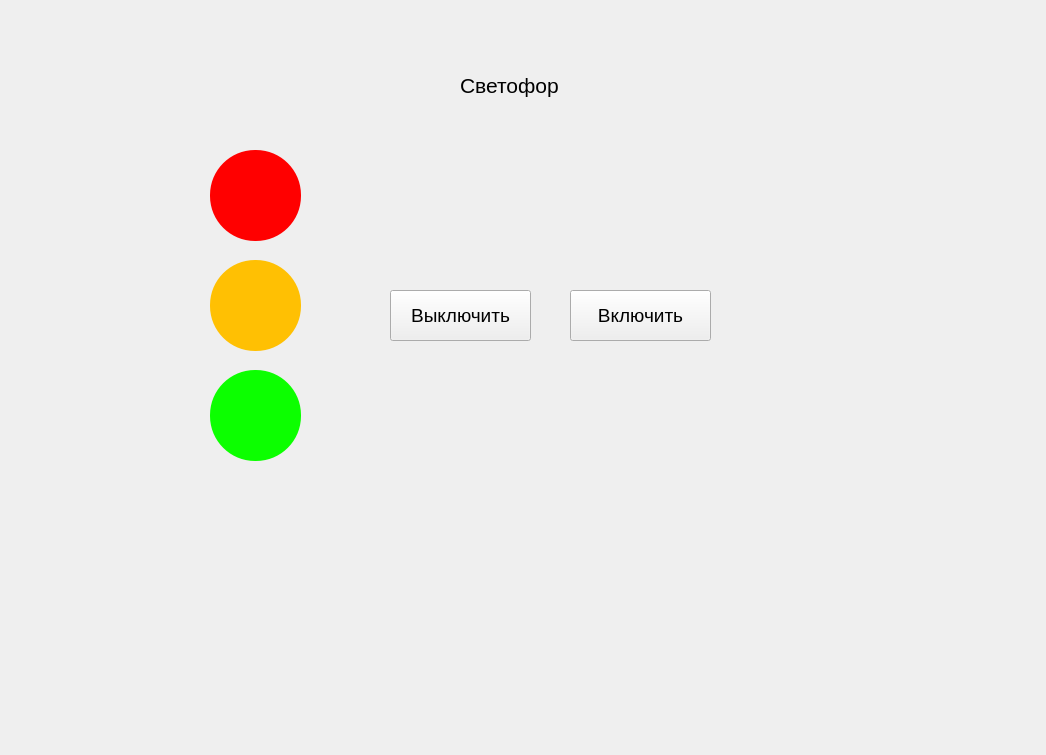
<?xml version="1.0" encoding="UTF-8"?>
<ui version="4.0">
 <class>Dialog</class>
 <widget class="QMainWindow" name="Dialog">
  <property name="geometry">
   <rect>
    <x>0</x>
    <y>0</y>
    <width>1046</width>
    <height>755</height>
   </rect>
  </property>
  <property name="windowTitle">
   <string>Dialog</string>
  </property>
  <property name="styleSheet">
   <string notr="true"/>
  </property>
  <widget class="QPushButton" name="pbred1">
   <property name="geometry">
    <rect>
     <x>210</x>
     <y>150</y>
     <width>91</width>
     <height>91</height>
    </rect>
   </property>
   <property name="styleSheet">
    <string notr="true">background-color: rgb(255, 0, 0);
border-radius: 45px;</string>
   </property>
   <property name="text">
    <string/>
   </property>
  </widget>
  <widget class="QPushButton" name="pbgr3">
   <property name="geometry">
    <rect>
     <x>210</x>
     <y>370</y>
     <width>91</width>
     <height>91</height>
    </rect>
   </property>
   <property name="styleSheet">
    <string notr="true">background-color: rgb(12, 255, 0);
border-radius: 45px;</string>
   </property>
   <property name="text">
    <string/>
   </property>
  </widget>
  <widget class="QPushButton" name="pbyel2">
   <property name="geometry">
    <rect>
     <x>210</x>
     <y>260</y>
     <width>91</width>
     <height>91</height>
    </rect>
   </property>
   <property name="styleSheet">
    <string notr="true">background-color: rgb(255, 192, 3);
border-radius: 45px;</string>
   </property>
   <property name="text">
    <string/>
   </property>
  </widget>
  <widget class="QPushButton" name="pbvukl">
   <property name="geometry">
    <rect>
     <x>390</x>
     <y>290</y>
     <width>141</width>
     <height>51</height>
    </rect>
   </property>
   <property name="font">
    <font>
     <pointsize>14</pointsize>
    </font>
   </property>
   <property name="text">
    <string>Выключить</string>
   </property>
  </widget>
  <widget class="QPushButton" name="pbvkl">
   <property name="geometry">
    <rect>
     <x>570</x>
     <y>290</y>
     <width>141</width>
     <height>51</height>
    </rect>
   </property>
   <property name="font">
    <font>
     <pointsize>14</pointsize>
    </font>
   </property>
   <property name="text">
    <string>Включить</string>
   </property>
  </widget>
  <widget class="QLabel" name="label">
   <property name="geometry">
    <rect>
     <x>460</x>
     <y>60</y>
     <width>191</width>
     <height>51</height>
    </rect>
   </property>
   <property name="font">
    <font>
     <pointsize>16</pointsize>
    </font>
   </property>
   <property name="layoutDirection">
    <enum>Qt::LeftToRight</enum>
   </property>
   <property name="text">
    <string>Светофор</string>
   </property>
  </widget>
 </widget>
 <resources/>
 <connections/>
</ui>
